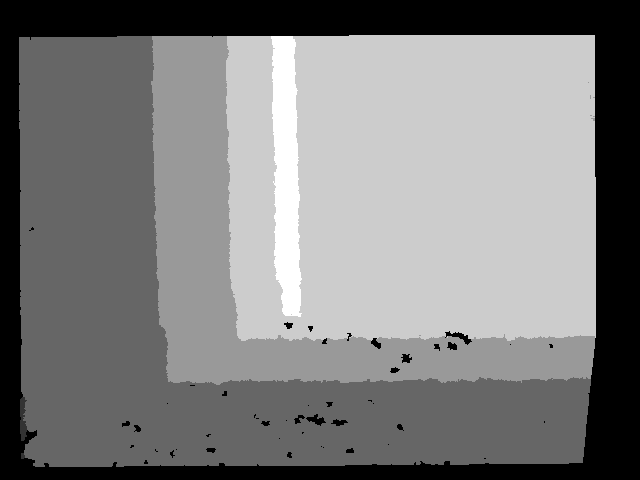
//> input picture g2o_frontend/PlaneEx/image.pgm, 640 x 480 px, given in place of , which was not available
$ ./my_distrans   (built with g++ and OpenCV 4)
//> lines starting //> are read from the running program, lines starting //| are printed output that depends on the picture; after the words box and inside, x2 and y2 are one past the last pixel; in counts of white or black regions, pixels touching at a corner belong together; pictures that were not available may be replaced by others from this repository, and a replacement may not be noted
#include <opencv2/imgproc/imgproc.hpp>
#include <opencv2/highgui/highgui.hpp>
#include <Eigen/Core>


#include <iostream>
#include <stdio.h>
#include <deque>

using namespace cv;
using namespace Eigen;
using namespace std;

typedef deque<Vector2i> myDeque;


static const Scalar colors[] =
{
    Scalar(0,0,0),
    Scalar(255,0,0),
    Scalar(255,128,0),
    Scalar(255,255,0),
    Scalar(0,255,0),
    Scalar(0,128,255),
    Scalar(0,255,255),
    Scalar(0,0,255),
    Scalar(255,0,255)
};


const char* keys =
{
    "{1| |stuff.jpg|input image file}"
};


void voroExtractor(Mat& input, Mat& boolean, Mat& output)
{
    myDeque que;

    int rows = input.rows;
    int cols = input.cols;

    for(int x = 0; x < rows; ++x)
    {
        for(int y = 0; y < cols; ++y)
        {
            if((input.at<float>(x, y) != 0) && (boolean.at<uchar>(x, y) == 0))
            {
                que.push_back(Vector2i(x, y));
            }

            while(!que.empty())
            {
                Vector2i parent = que.front();
                que.pop_front();

                int x = parent.x();
                int y = parent.y();
                boolean.at<uchar>(x, y) = 1;

                Vector2i bestChild;
                float bestDistance = input.at<float>(x, y);

                cout << "VISITING: " << x << ", " << y << endl;
                cout << "CURR DIST: " << bestDistance << endl;


                for(short int r = -1; r < 2; ++r)
                {
                    for(short int c = -1; c < 2; ++c)
                    {
                        int currentX = x+r;
                        int currentY = y+c;

                        cout << "currX: " << currentX << ", currY: " << currentY << endl;

                        //Out of boundaries
                        if((currentX < 0) || (currentY < 0) || (currentX >= rows) || (currentY >= cols))
                        {
                            continue;
                        }

                        //Checking the parent node
                        if((currentX == x) && (currentY == y))
                        {
                            continue;
                        }

                        if(((input.at<float>(currentX, currentY)) == 0) || ((boolean.at<uchar>(currentX, currentY)) != 0))
                        {
                            continue;
                        }

                        boolean.at<uchar>(currentX, currentY) = 1;

                        if(input.at<float>(currentX, currentY) >= bestDistance)
                        {
                            bestDistance = input.at<float>(currentX, currentY);
                            bestChild = Vector2i(currentX, currentY);
                        }
                    }
                }
                cout << "BEST CHILD: " << bestChild.x() << ", " << bestChild.y() << endl;
                cout << "BEST DISTANCE: " << bestDistance << endl;
                if((bestChild.x() != parent.x()) && (bestChild.y() != parent.y()))
                {
                    que.push_back(bestChild);
                    output.at<uchar>(bestChild.x(), bestChild.y()) = 255;
                }
            }
        }
    }
}


int main( int argc, const char** argv )
{
    CommandLineParser parser(argc, argv, keys);
    string filename = parser.get<string>("1");
    Mat gray = imread(filename.c_str(), CV_LOAD_IMAGE_GRAYSCALE);
//> gray is the input picture: 480 rows x 640 cols, CV_8UC1; min 0, max 5, mean 2.47
    if(gray.empty())
    {
        printf("Cannot read image file: %s\n", filename.c_str());
        return -1;
    }

    namedWindow("Voronoi", 1);

    Mat dist = Mat::zeros(gray.rows, gray.cols, CV_32FC1);
    distanceTransform(gray, dist, CV_DIST_L2, CV_DIST_MASK_PRECISE);
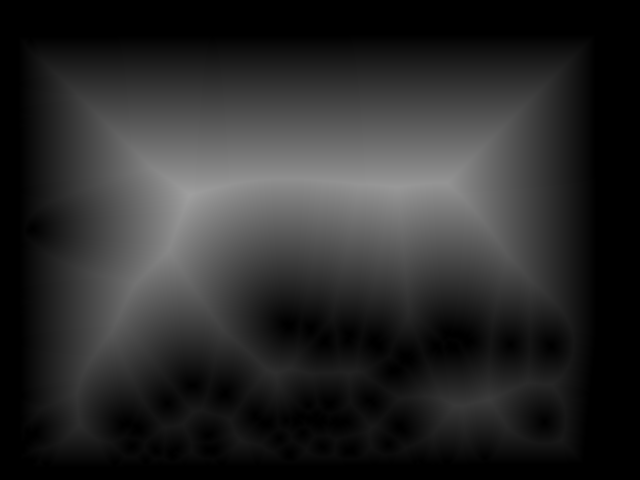
//> dist: 480 rows x 640 cols, CV_32FC1; min 0, max 159.4, mean 41.9

    Mat boolean = Mat::zeros(gray.rows, gray.cols, CV_8UC1);
    Mat voro = Mat::zeros(gray.rows, gray.cols, CV_8UC1);

    voroExtractor(dist, boolean, voro);
//> after the loop in voroExtractor, `for(int x = 0; x < rows; ++x)`:
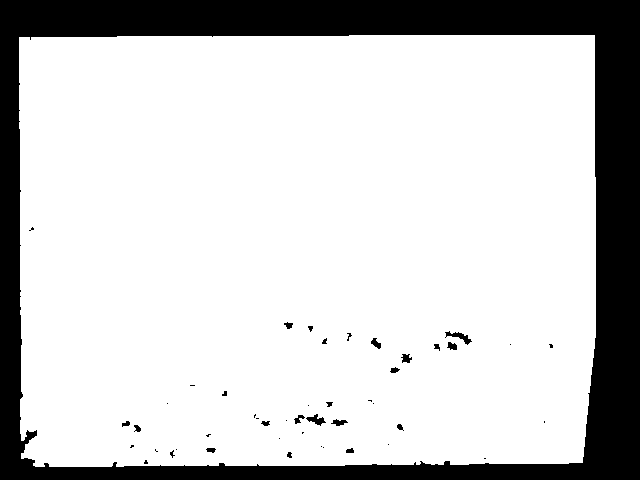
//> boolean: 480 rows x 640 cols, CV_8UC1; values 0 (black) and 1 (white), 79.8% white; 47 black regions (26 under 20 px), largest, box (x1, y1, x2, y2) and area: (0, 0, 640, 480) 61107, (445, 331, 472, 345) 128, (306, 414, 326, 426) 107
//> after the loop in voroExtractor, `for(int x = 0; x < rows; ++x)`:
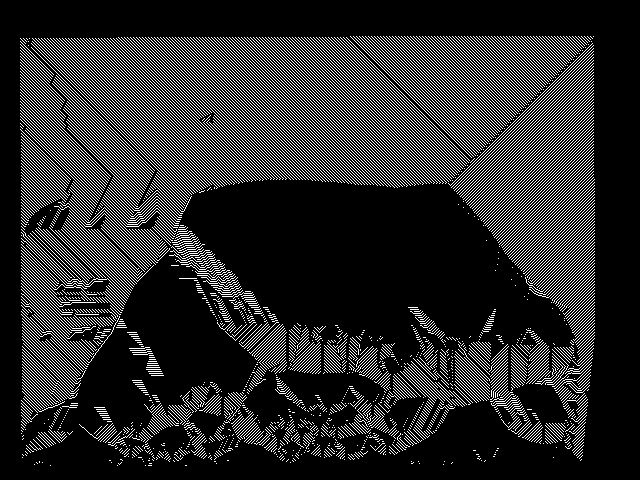
//> output: 480 rows x 640 cols, CV_8UC1; 16.7% white in thin lines or dots, all inside (x1, y1, x2, y2) = (20, 36, 595, 466)
//> after the loop in voroExtractor, `for(int x = 0; x < rows; ++x)`: que = 0 items

    imshow("Voronoi", voro);

    for(;;)
    {
        int c = cvWaitKey(0) & 255;
//> the Esc key is pressed

        if(c == 27)
            break;
    }
    return 0;
}
